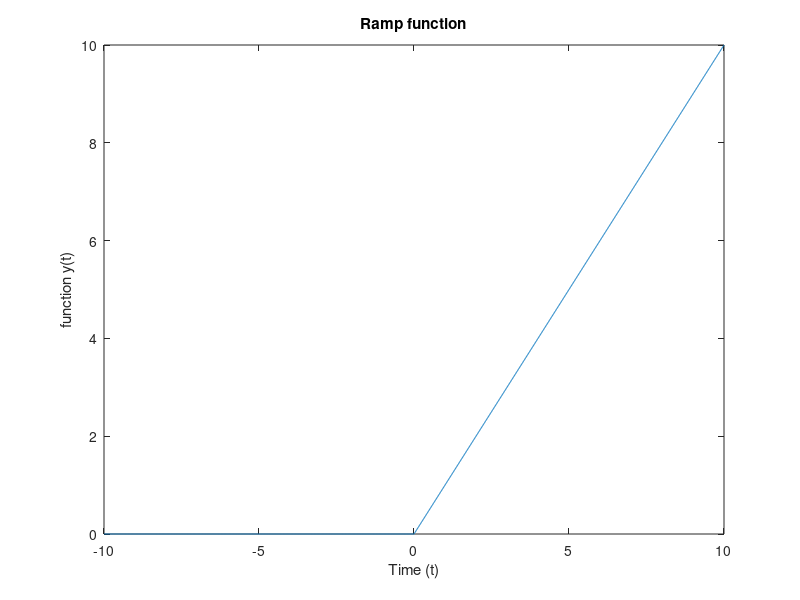

The MATLAB source for this figure:
clear all;
close all;
clc;
t=-10:0.01:10; %defining time axis
length_of_t=length(t); %determining length of matrix t
for i=1:1:length(t)  %definig loop
    if t(i)<0;
        y(i)=0;   %if t<0 y=0
    else
        y(i)=t(i); %if t>=0 y=t
    end
end
plot(t,y);
xlabel("Time (t)");      %labelling axes
ylabel("function y(t)");
title("Ramp function");
%axis([-10 10 -0.5 1.5])
    
    